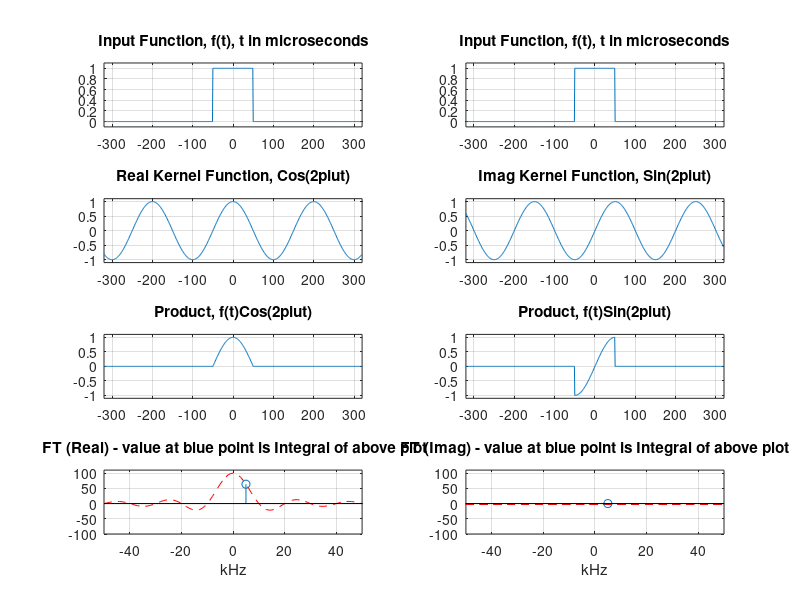

Here is the MATLAB script that generated this plot:
clf
clear all
x101 = [linspace(-50,50,101)];
z101 = zeros(101);
xx=[linspace(-320,319,640)];
yy=[linspace(0,0,270) linspace(1,1,100) linspace(0,0,270)];
%
%
subplot(4,2,1); p1=plot(xx,yy);
set(p1,'Markersize',0.5)
axis([-320 320 -0.1 1.1])
title('Input Function, f(t), t in microseconds')
%xlabel('micro sec')
grid on
hold on
% 
subplot(4,2,2); p2=plot(xx,yy); 
set(p2,'Markersize',0.5)
axis([-320 320 -0.1 1.1])
title('Input Function, f(t), t in microseconds')
%xlabel('micro sec')
grid on
%
u= input('Value of u (kHz) [0-50] ');
%
%
for i = 1:640
   kcos(i) = cos(2*pi*( (u*xx(i)/1000) ));
   ksin(i) = sin(2*pi*( (u*xx(i)/1000) ));
   preal(i) = yy(i) * kcos(i);
   pimag(i) = yy(i) * ksin(i);
end
%
for i=  1:101
   ii  = i - 51;
   xn  = 100*(sin(2*pi*50*ii/1000));
   xd  = 2*pi*50*ii/1000;
%
  if ( ii == 0)
   sinc(i)  = 100;
  else
   sinc(i) = xn./xd;
  end
%
end
%
 uu = 51+u;
int = sinc(uu);
%
disp('Press return to continue')
%
subplot(4,2,3); p3=plot(xx,kcos);
set(p3,'Markersize',0.5)
axis([-320 320 -1.1 1.1]) 
title('Real Kernel Function, Cos(2piut)')
%xlabel('micro sec')
grid on
%
subplot(4,2,4); p4=plot(xx,ksin); 
set(p4,'Markersize',0.5)
axis([-320 320 -1.1 1.1])
title('Imag Kernel Function, Sin(2piut)')
%xlabel('micro sec')
grid on
%
pause
%
subplot(4,2,5); plot(xx,preal);
axis([-320 320 -1.1 1.1])
title('Product, f(t)Cos(2piut)')
%xlabel('micro sec')
grid on
%
subplot(4,2,6); plot(xx,pimag);
axis([-320 320 -1.1 1.1])
title('Product, f(t)Sin(2piut)')
%xlabel('micro sec')
grid on
%
subplot(4,2,7); plot(x101,sinc,'r--');
title(' FT (Real) - value at blue point is Integral of above plot')
xlabel('kHz')
axis([-50 50 -100 110])
hold on
stem(u,int)
grid on
%
subplot(4,2,8); plot(x101,z101,'r--');
title('FT (Imag) - value at blue point is Integral of above plot')
xlabel('kHz')
axis([-50 50 -100 110])
hold on
stem(u,0)
grid on












